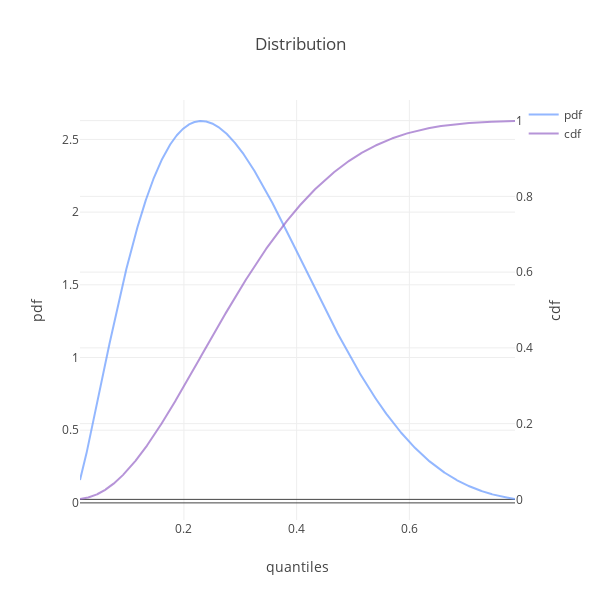

Here is the notebook cell this chart was saved with:
### Code cell
gas.charts.distribution(dist_dm3_var2)

### Figure 1 — Plotly figure (JSON) as saved in the notebook; plotly's stock layout.template omitted (floating-point values rounded to 4 significant figures; data arrays with more than 128 entries replaced by an {"elided": "..."} marker saying what was removed)
{"data": [{"line": {"width": 2}, "marker": {"color": "rgb(102,153,255)"}, "mode": "lines", "name": "pdf", "opacity": 0.7, "type": "scatter", "uid": "b16c59d0-c57d-4e75-9849-b83269748903", "x": {"elided": "2000 float values"}, "y": {"elided": "2000 float values"}}, {"line": {"width": 2}, "marker": {"color": "rgb(152,103,200)"}, "mode": "lines", "name": "cdf", "opacity": 0.7, "type": "scatter", "uid": "19e42aba-48c3-4297-804c-8d8fbca46100", "x": {"elided": "2000 float values"}, "y": {"elided": "2000 float values"}, "yaxis": "y2"}], "layout": {"height": 600, "hovermode": "closest", "title": {"text": "Distribution"}, "width": 600, "xaxis": {"title": {"text": "quantiles"}}, "yaxis": {"title": {"text": "pdf"}}, "yaxis2": {"overlaying": "y", "side": "right", "title": {"text": "cdf"}}}}
